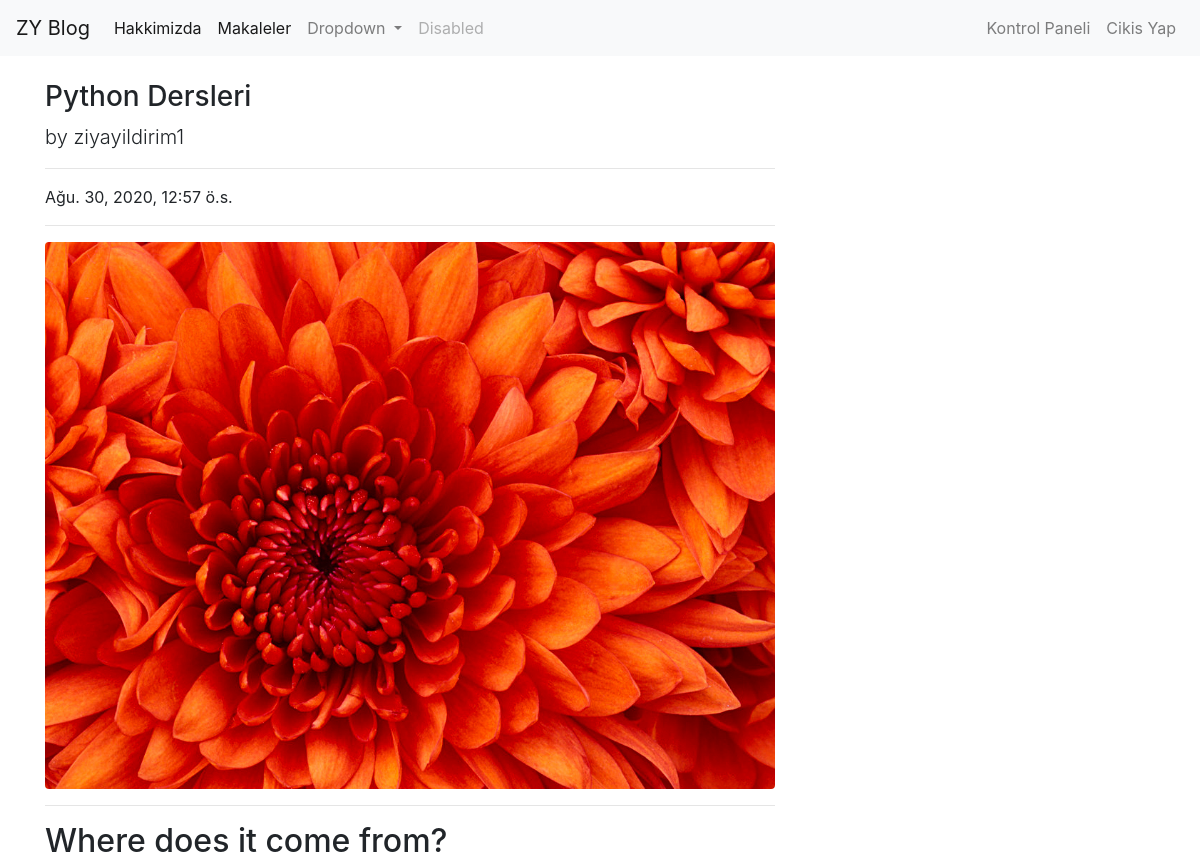
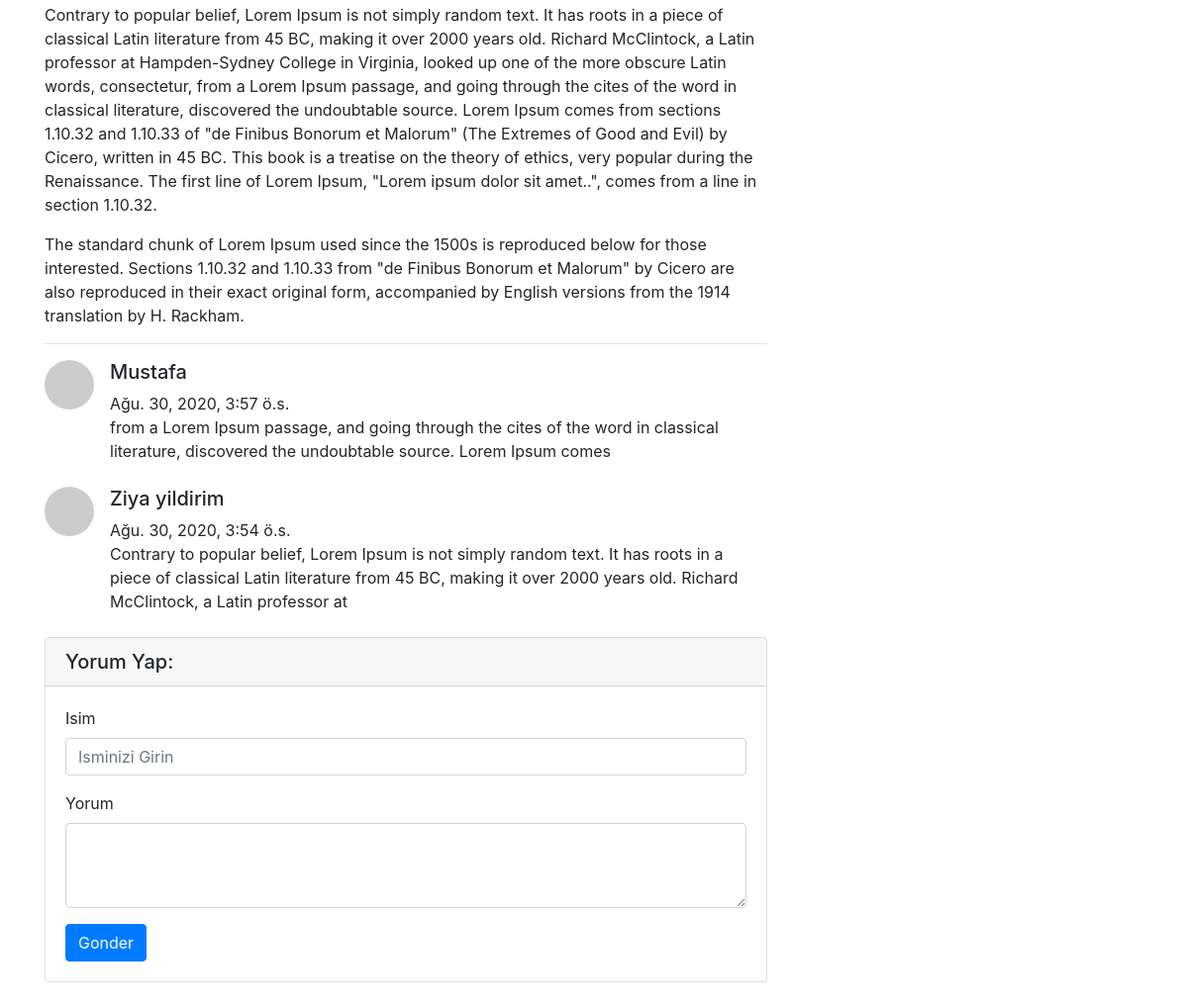
/articles/article/10 (signed in), run on the app's committed database (2 pictures, top to bottom).
### article/models.py (models this page shows, shortened)
class Article(models.Model):
    author = models.ForeignKey('auth.User', on_delete = models.CASCADE, verbose_name='Yazar')
    title  = models.CharField(max_length=50, verbose_name='Baslik')
    content = RichTextField()
    created_date = models.DateTimeField(auto_now_add=True,verbose_name='Olusturulma Tarihi')
    article_image = models.FileField(blank = True, null = True, verbose_name = 'Makaleye Fotograf Ekleyin')
    class Meta:
        ordering = ['-created_date']

class Comment(models.Model):
    article = models.ForeignKey(Article,on_delete= models.CASCADE, verbose_name= 'Makale', related_name='comments')
    comment_author = models.CharField(max_length=50, verbose_name='Isim')
    comment_content = models.CharField(max_length=200, verbose_name='Yorum')
    comment_date = models.DateTimeField(auto_now_add=True)
    class Meta:
        ordering = ['-comment_date']

### article/views.py (the view)
# urls.py: path('article/<int:id>',views.detail, name = 'detail'),
def detail(request,id):
    article = get_object_or_404(Article, id = id )
    commnets = article.comments.all()
    return render(request, 'detail.html',{'article': article, 'comments':commnets})

### templates/detail.html (shortened to what this page needs)
{% extends 'layout.html' %}
{% block body %}
<div class="row">
    <div class="col-lg-8">
        <h3 class="mt-4">{{article.title}}</h3>
        <p class="lead">
            by
            {{article.author.username}}
        </p>
        <hr>
        <p>{{article.created_date}}</p>
        <hr>
        {% if article.article_image %}
         <img class="img-fluid rounded" src="{{article.article_image.url}}" alt="">
        {% endif %}
        <hr>
        <p class="lead">
            {{article.content|safe}}
        </p>
        <hr>
        {% if comments %}
            {% for comment in comments %}
            <div class="media mb-4">
                <img class="d-flex mr-3 rounded-circle" src="http://placehold.it/50x50" alt="">
                <div class="media-body">
                <h5 class="mt-0">{{comment.comment_author}}</h5>
                    {{comment.comment_date}} <br>
                    {{comment.comment_content}}
                </div>
            </div>
          {% endfor %}
        {% else %}
        <div class="alert alert-danger">Herhangi Bir Yorum Yazilmamis Ilk Yorum Yazan Olmak istermisniz?</div>
        {% endif %}
        <div class="card my-4">
            <h5 class="card-header">
                Yorum Yap:</h5>
            <div class="card-body">
              <form method="post" action="{% url 'article:comment' article.id %}">
                <div class="form-group">
                    <label for="formGroupExampleInput">Isim</label>
                    <input name="comment_author" type="text" class="form-control" id="formGroupExampleInput" placeholder="Isminizi Girin">
                  </div>
                <div class="form-group">
                    <label for="formGroupExampleInput">Yorum</label>
                  <textarea name="comment_content" class="form-control" rows="3"></textarea>
                </div>
                <button type="submit" class="btn btn-primary">Gonder</button>
              </form>
            </div>
          </div>
    </div>
</div>
{% endblock body %}

### data on the page
Article: title "Python Dersleri", author.username "ziyayildirim1", created_date "Ağu. 30, 2020, 12:57 ö.s.", article_image (picture), content "Where does it come from? Contrary to popular belief, Lorem Ipsum is not simply random text. It has roots in a piece of classical Latin literature from 45 BC, making it over 2000 years old. Richard McClintock, a Latin professor at Hampden-Sydney College in Virginia, looked up one of the more obscure Latin words, consectetur, from a Lorem Ipsum passage, and going through the cites of the word in classical literature, discovered the undoubtable source. Lorem Ipsum comes from sections 1.10.32 and 1.10.33 of \"de Finibus Bonorum et Malorum\" (The Extremes of Good and Evil) by Cicero, written in 45 BC. This book is a treatise on the theory of ethics, very popular during the Renaissance. The first…"
Comment: comment_author "Mustafa", comment_date "Ağu. 30, 2020, 3:57 ö.s.", comment_content "from a Lorem Ipsum passage, and going through the cites of the word in classical literature, discovered the undoubtable source. Lorem Ipsum comes"
Comment: comment_author "Ziya yildirim", comment_date "Ağu. 30, 2020, 3:54 ö.s.", comment_content "Contrary to popular belief, Lorem Ipsum is not simply random text. It has roots in a piece of classical Latin literature from 45 BC, making it over 2000 years old. Richard McClintock, a Latin professor at"
